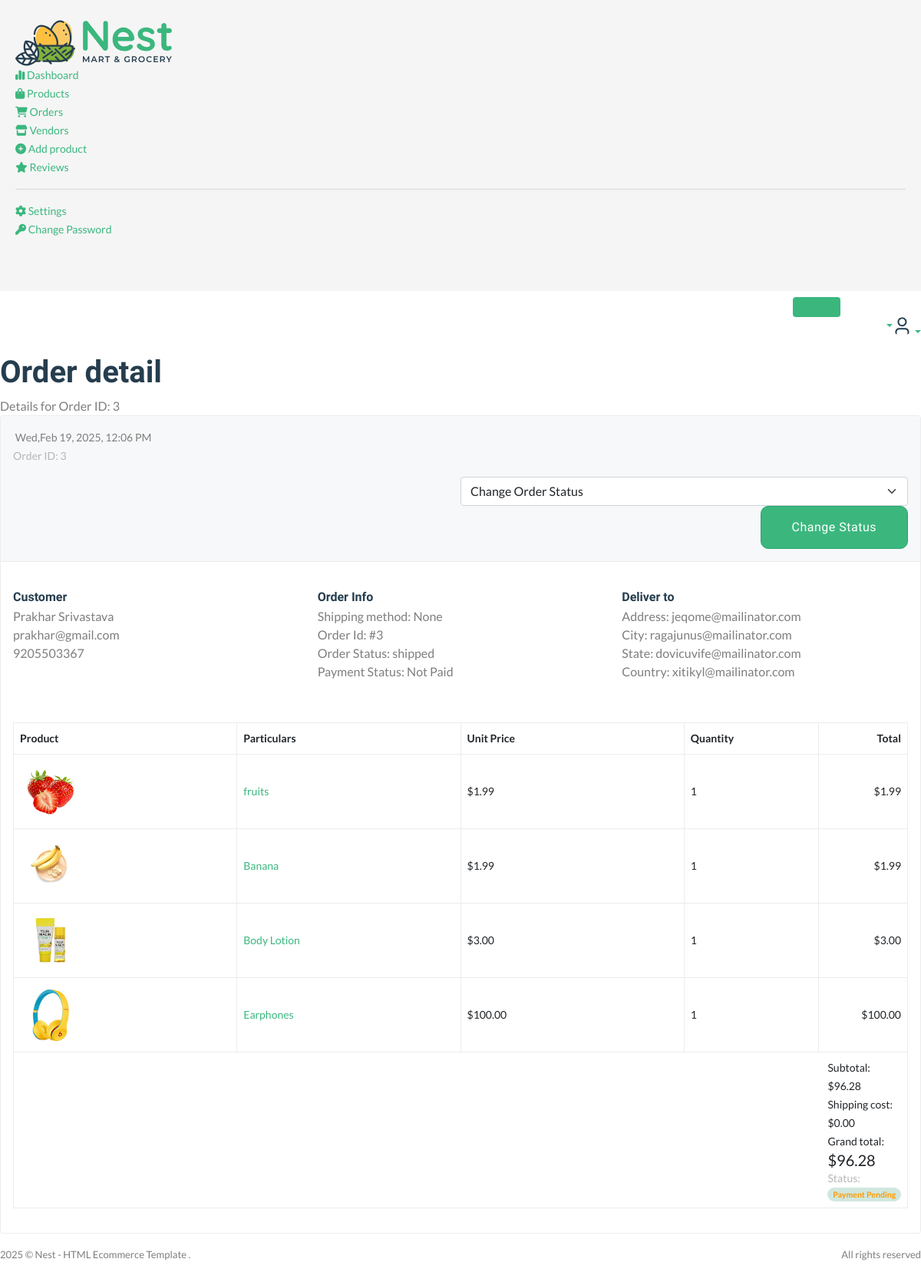
Page /useradmin/order/3 (signed in) on the earlier database version.
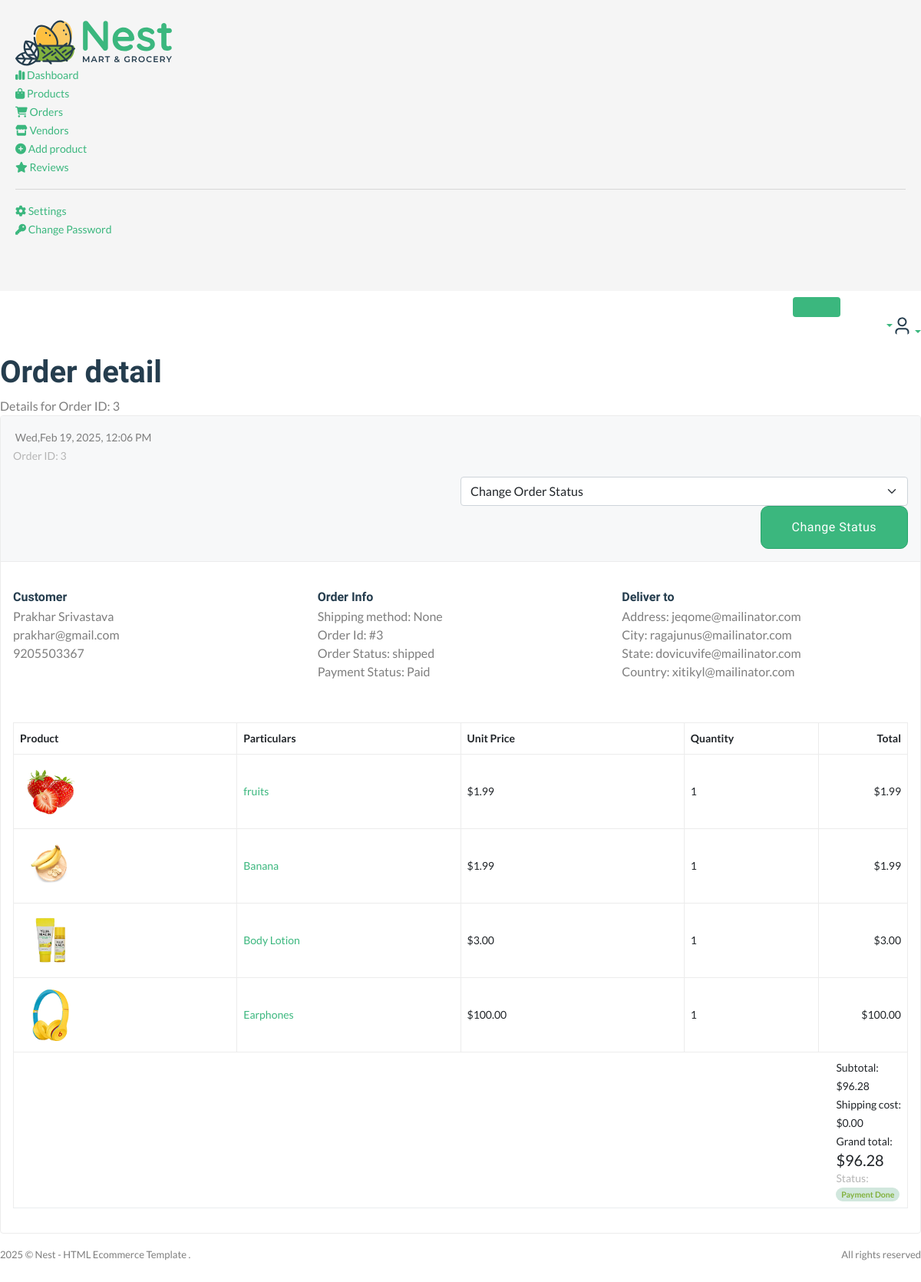
Same page on the later database version.
### useradmin/decorators.py (the view)
    def wrapper(request, *args, **kwargs):
        if request.user.is_superuser != True:
            messages.warning(request, 'You are not authorized to view this page')
            return redirect('userauths:sign-in')
        else:
            return view_func(request, *args, **kwargs)

### core/context_processor.py (called while the page is built)
def default(request):
    categories = Category.objects.all()
    products = Product.objects.all()
    vendors = Vendor.objects.all()
    min_max_price = Product.objects.aggregate(min_price=Min('price'),max_price=Max('price'))
    try:
          address = Address.objects.get(user=request.user)
    except:
         address=None
    try:
         wishlist = Wishlist.objects.filter(user=request.user)
    except:
          wishlist=None
          messages.warning(request,'You need to login before adding products to wishlist')
    return {
         'categories':categories,
         'address':address,
         'vendors':vendors,
         'min_max_price':min_max_price,
         'wishlist':wishlist
    }

### useradmin/views.py (called while the page is built)
@admin_required
def order_details_view(request,id):
    order=CartOrder.objects.get(id=id)
    cart_order = CartOrderItems.objects.filter(order=order)
    context={
        'order':order,
        'cart_order':cart_order
        }
    return render(request,'useradmin/order-details.html',context)

### templates/useradmin/order-details.html (shortened to what the changed rows need)
{% extends 'useradmin/base.html' %}
{%load static%}
{%block content%}
<section class="content-main">
    <div class="content-header">
        <div>
            <h2 class="content-title card-title">Order detail</h2>
        </div>
    </div>
    <div class="card">
        <div class="card-body">
            <div class="row mb-50 mt-20 order-info-wrap">
                <div class="col-md-4">
                    <article class="icontext align-items-start">
                        <div class="text">
                            <h6 class="mb-1">Order Info</h6>
                            <p class="mb-1">
                                Shipping method: None <br />
                                Order Id: #{{order.id}} <br />
                                Order Status: {{order.product_status}} <br />
                                {%if order.paid_status == True%}
                                Payment Status: Paid <br />
                                {%else%}
                                Payment Status: Not Paid <br />
                                {%endif%}
                            </p>
                        </div>
                    </article>
                </div>
            </div>
            <div class="row">
                <div class="col-lg-12">
                    <div class="table-responsive">
                        <table class="table">
                            <thead>
                                <tr>
                                    <th width="25%">Product</th>
                                    <th width="25%">Particulars</th>
                                    <th width="25%">Unit Price</th>
                                    <th width="15%">Quantity</th>
                                    <th width="35%" class="text-end">Total</th>
                                </tr>
                            </thead>
                            <tbody>
                                <tr>
                                    <td colspan="5">
                                        <article class="float-end">
                                            <dl class="dlist">
                                                <dd>
                                                    {%if order.paid_status == True %}
                                                    <span class="badge rounded-pill alert-success text-success">Payment Done</span>
                                                    {%else%}
                                                    <span class="badge rounded-pill alert-success text-warning">Payment Pending</span>
                                                    {%endif%}
                                                </dd>
                                            </dl>
                                        </article>
                                    </td>
                                </tr>
                            </tbody>
                        </table>
                    </div>
                </div>
            </div>
        </div>
    </div>
</section>
{%endblock content%}

Differences in the rows shown:
changed CartOrder "shipped": paid_status False → True (drawn)
Other differences:
text no longer shown: "Payment Status: Not Paid Payment Pending"
text now shown: "Payment Status: Paid Payment Done"
